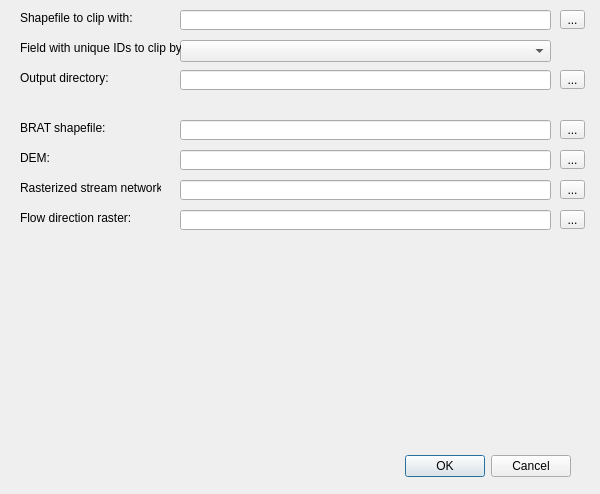
<?xml version="1.0" encoding="UTF-8"?>
<ui version="4.0">
 <class>inputprepDialogBase</class>
 <widget class="QDialog" name="inputprepDialogBase">
  <property name="geometry">
   <rect>
    <x>0</x>
    <y>0</y>
    <width>600</width>
    <height>494</height>
   </rect>
  </property>
  <property name="windowTitle">
   <string>Input Prep</string>
  </property>
  <widget class="QDialogButtonBox" name="button_box">
   <property name="geometry">
    <rect>
     <x>230</x>
     <y>450</y>
     <width>341</width>
     <height>32</height>
    </rect>
   </property>
   <property name="orientation">
    <enum>Qt::Horizontal</enum>
   </property>
   <property name="standardButtons">
    <set>QDialogButtonBox::Cancel|QDialogButtonBox::Ok</set>
   </property>
  </widget>
  <widget class="QToolButton" name="toolButton">
   <property name="geometry">
    <rect>
     <x>560</x>
     <y>10</y>
     <width>25</width>
     <height>19</height>
    </rect>
   </property>
   <property name="text">
    <string>...</string>
   </property>
  </widget>
  <widget class="QToolButton" name="toolButton_2">
   <property name="geometry">
    <rect>
     <x>560</x>
     <y>70</y>
     <width>25</width>
     <height>19</height>
    </rect>
   </property>
   <property name="text">
    <string>...</string>
   </property>
  </widget>
  <widget class="QComboBox" name="comboBox">
   <property name="geometry">
    <rect>
     <x>180</x>
     <y>40</y>
     <width>371</width>
     <height>22</height>
    </rect>
   </property>
  </widget>
  <widget class="QLineEdit" name="lineEdit">
   <property name="geometry">
    <rect>
     <x>180</x>
     <y>10</y>
     <width>371</width>
     <height>20</height>
    </rect>
   </property>
  </widget>
  <widget class="QLineEdit" name="lineEdit_2">
   <property name="geometry">
    <rect>
     <x>180</x>
     <y>70</y>
     <width>371</width>
     <height>20</height>
    </rect>
   </property>
  </widget>
  <widget class="QLabel" name="label">
   <property name="geometry">
    <rect>
     <x>20</x>
     <y>10</y>
     <width>121</width>
     <height>16</height>
    </rect>
   </property>
   <property name="text">
    <string>Shapefile to clip with:</string>
   </property>
  </widget>
  <widget class="QLabel" name="label_2">
   <property name="geometry">
    <rect>
     <x>20</x>
     <y>40</y>
     <width>161</width>
     <height>16</height>
    </rect>
   </property>
   <property name="text">
    <string>Field with unique IDs to clip by:</string>
   </property>
  </widget>
  <widget class="QLabel" name="label_3">
   <property name="geometry">
    <rect>
     <x>20</x>
     <y>70</y>
     <width>91</width>
     <height>16</height>
    </rect>
   </property>
   <property name="text">
    <string>Output directory:</string>
   </property>
  </widget>
  <widget class="QLineEdit" name="lineEdit_3">
   <property name="geometry">
    <rect>
     <x>180</x>
     <y>120</y>
     <width>371</width>
     <height>20</height>
    </rect>
   </property>
  </widget>
  <widget class="QToolButton" name="toolButton_3">
   <property name="geometry">
    <rect>
     <x>560</x>
     <y>120</y>
     <width>25</width>
     <height>19</height>
    </rect>
   </property>
   <property name="text">
    <string>...</string>
   </property>
  </widget>
  <widget class="QLabel" name="label_4">
   <property name="geometry">
    <rect>
     <x>20</x>
     <y>120</y>
     <width>91</width>
     <height>16</height>
    </rect>
   </property>
   <property name="text">
    <string>BRAT shapefile:</string>
   </property>
  </widget>
  <widget class="QLineEdit" name="lineEdit_4">
   <property name="geometry">
    <rect>
     <x>180</x>
     <y>150</y>
     <width>371</width>
     <height>20</height>
    </rect>
   </property>
  </widget>
  <widget class="QToolButton" name="toolButton_4">
   <property name="geometry">
    <rect>
     <x>560</x>
     <y>150</y>
     <width>25</width>
     <height>19</height>
    </rect>
   </property>
   <property name="text">
    <string>...</string>
   </property>
  </widget>
  <widget class="QLabel" name="label_5">
   <property name="geometry">
    <rect>
     <x>20</x>
     <y>150</y>
     <width>91</width>
     <height>16</height>
    </rect>
   </property>
   <property name="text">
    <string>DEM:</string>
   </property>
  </widget>
  <widget class="QLineEdit" name="lineEdit_5">
   <property name="geometry">
    <rect>
     <x>180</x>
     <y>180</y>
     <width>371</width>
     <height>20</height>
    </rect>
   </property>
  </widget>
  <widget class="QToolButton" name="toolButton_5">
   <property name="geometry">
    <rect>
     <x>560</x>
     <y>180</y>
     <width>25</width>
     <height>19</height>
    </rect>
   </property>
   <property name="text">
    <string>...</string>
   </property>
  </widget>
  <widget class="QLabel" name="label_6">
   <property name="geometry">
    <rect>
     <x>20</x>
     <y>180</y>
     <width>141</width>
     <height>16</height>
    </rect>
   </property>
   <property name="text">
    <string>Rasterized stream network:</string>
   </property>
  </widget>
  <widget class="QLineEdit" name="lineEdit_6">
   <property name="geometry">
    <rect>
     <x>180</x>
     <y>210</y>
     <width>371</width>
     <height>20</height>
    </rect>
   </property>
  </widget>
  <widget class="QToolButton" name="toolButton_6">
   <property name="geometry">
    <rect>
     <x>560</x>
     <y>210</y>
     <width>25</width>
     <height>19</height>
    </rect>
   </property>
   <property name="text">
    <string>...</string>
   </property>
  </widget>
  <widget class="QLabel" name="label_7">
   <property name="geometry">
    <rect>
     <x>20</x>
     <y>210</y>
     <width>111</width>
     <height>16</height>
    </rect>
   </property>
   <property name="text">
    <string>Flow direction raster:</string>
   </property>
  </widget>
 </widget>
 <resources/>
 <connections>
  <connection>
   <sender>button_box</sender>
   <signal>accepted()</signal>
   <receiver>inputprepDialogBase</receiver>
   <slot>accept()</slot>
   <hints>
    <hint type="sourcelabel">
     <x>20</x>
     <y>20</y>
    </hint>
    <hint type="destinationlabel">
     <x>20</x>
     <y>20</y>
    </hint>
   </hints>
  </connection>
  <connection>
   <sender>button_box</sender>
   <signal>rejected()</signal>
   <receiver>inputprepDialogBase</receiver>
   <slot>reject()</slot>
   <hints>
    <hint type="sourcelabel">
     <x>20</x>
     <y>20</y>
    </hint>
    <hint type="destinationlabel">
     <x>20</x>
     <y>20</y>
    </hint>
   </hints>
  </connection>
 </connections>
</ui>
